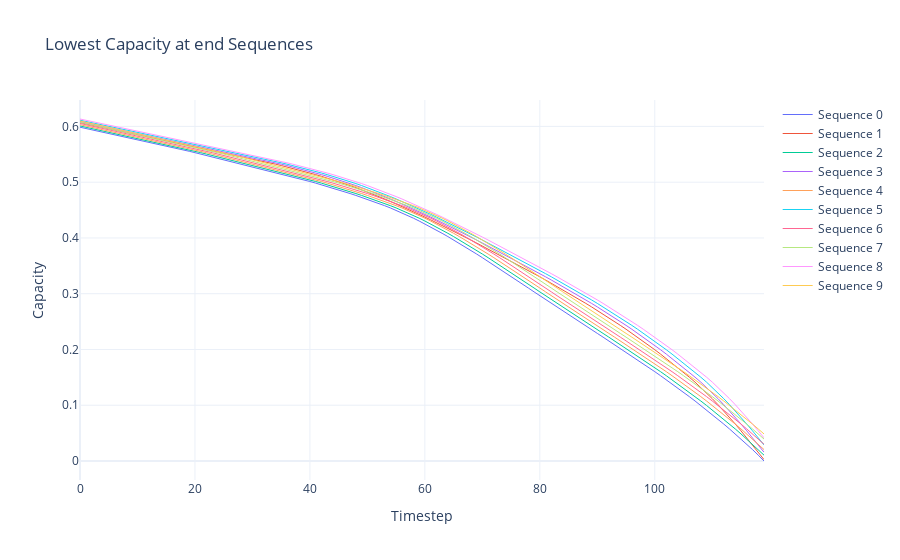

Notebook cell for this chart:
### Markdown cell above
## Sequences with knee point

### Code cell
n_sequences = 10

end_capacities = []
for idx in range(X_test.shape[0]):  # Loop over all sequences
    last_value = X_test[idx, -1, 0]  # Capacity at the end: [idx, 119, 0]
    end_capacities.append((idx, last_value))

# Convert to numpy array for easier manipulation
end_capacities = np.array([(idx, val) for idx, val in end_capacities])

# Step 2: Get indices of the 20 sequences with the lowest end capacity
# Use argsort to get indices sorted by end capacity (ascending), then take the first 20 (lowest)
lowest_indices = np.argsort(end_capacities[:, 1])[:n_sequences]
lowest_indices = end_capacities[lowest_indices, 0].astype(int)  # Extract the sequence indices

# Step 3: Extract the top 20 sequences from X_test
lowest_20_sequences = X_test[lowest_indices]

# Verify the shape
print("Shape of lowest_20_sequences:", lowest_20_sequences.shape)

# Plot the sequences in a line plot
fig = go.Figure()
for idx, sequence in enumerate(lowest_20_sequences):
    fig.add_trace(go.Scatter
    (
        x=np.arange(120),
        y=sequence.flatten(),
        mode='lines',
        name=f"Sequence {idx}",
        line=dict(width=1)
    ))
fig.update_layout(
    title="Lowest Capacity at end Sequences",
    xaxis_title="Timestep",
    yaxis_title="Capacity",
    template="plotly_white"
)
fig.show()
